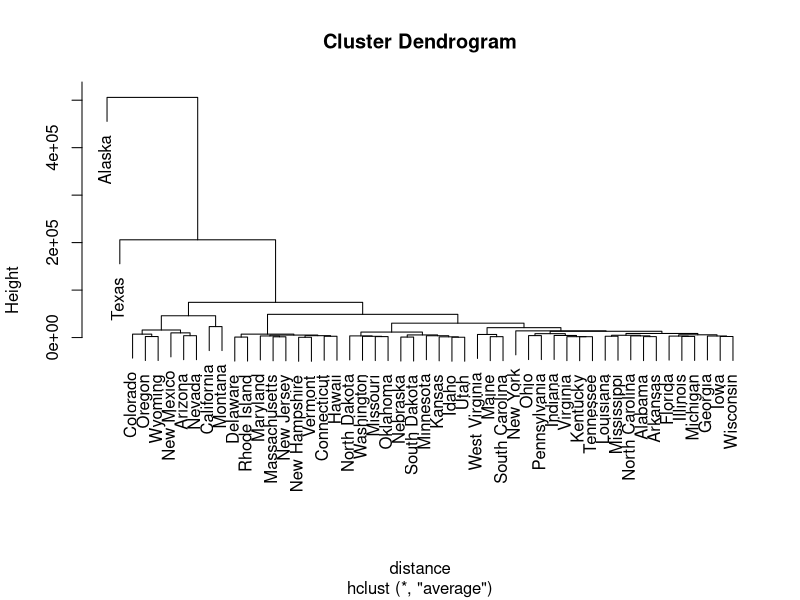
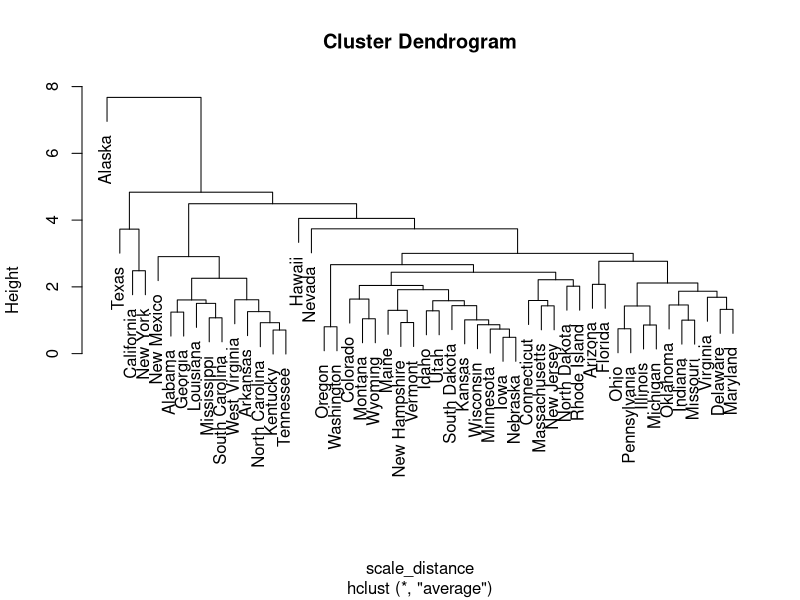
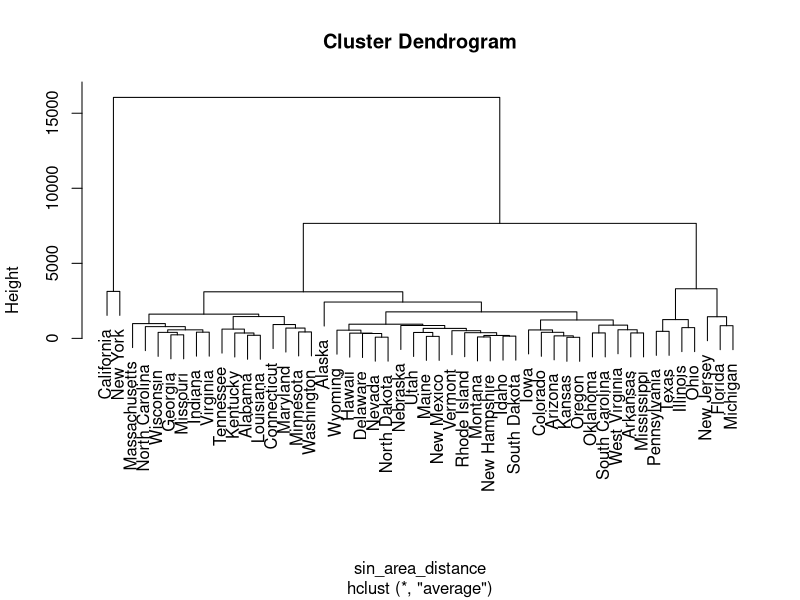
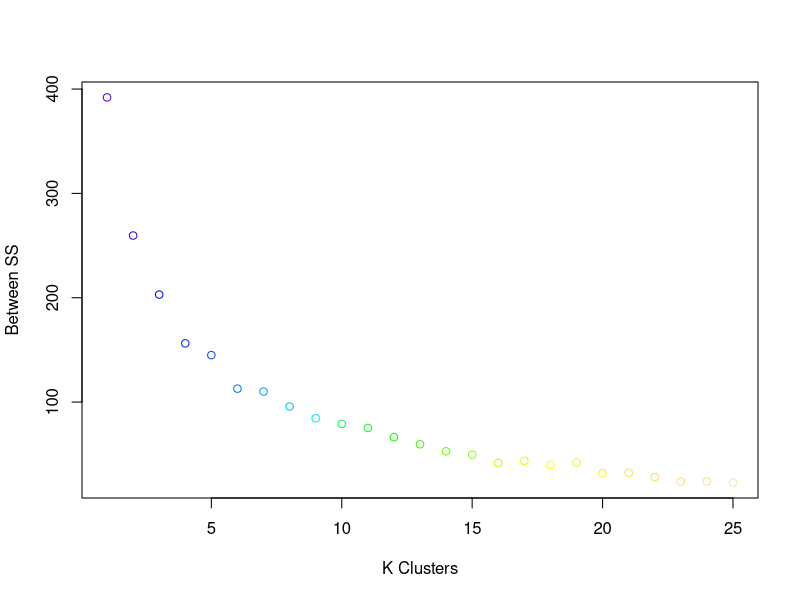
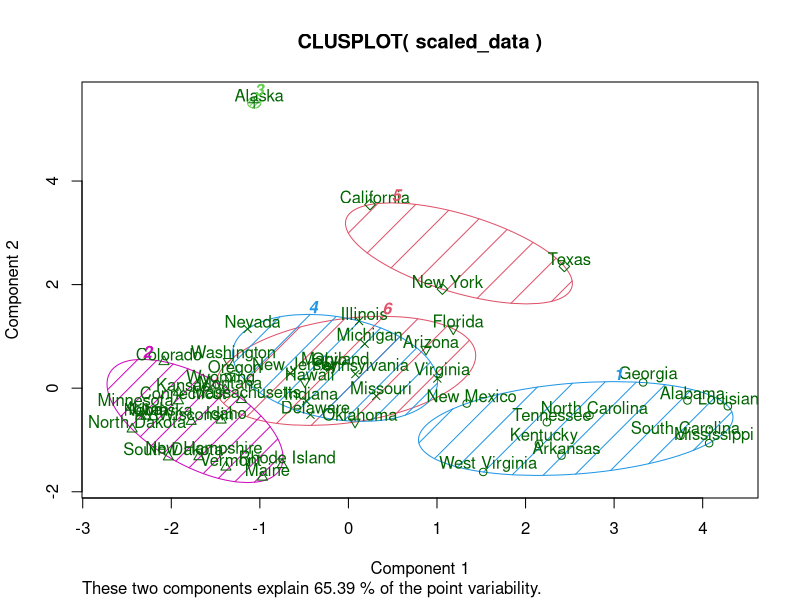

Generate these figures, in order, with R:
## ---- chunk 1
knitr::opts_chunk$set(echo = TRUE)
library(tidyverse)
library(cluster)
## ---- chunk 2
# get data
states_data <- state.x77
## ---- chunk 3
# Compute distance matrix
distance = dist(as.matrix(states_data))

# Perform Clustering
hc <- hclust(distance, method = "average")

# plot
plot(hc)
## ---- chunk 4
# Normalized Data
scaled_data <- scale(states_data)

# Scaled Data Distance
scale_distance <- dist(as.matrix(scaled_data))

# Clustering with Normalized data
scale_cluster <- hclust(scale_distance, method = "average")

# plot
plot(scale_cluster)
## ---- chunk 5
# Take area away
st_data <- data.frame(states_data) # matrix to DF
states <- st_data %>% 
  select(-Area)

states <- as.matrix(states) # convert back to matrix

# Distance
sin_area_distance = dist(as.matrix(states))

# Clustering
sin_area_clusters <- hclust(sin_area_distance, method = "average")

# Plot
plot(sin_area_clusters)

## ---- chunk 6
# get clusters using normalized data
clusters = kmeans(scaled_data, 3)
(clusters)
## ---- chunk 7
table <- NULL

for (k in 1:25){
  clusters_for <- kmeans(scaled_data, k)
  table[k] <- sum(clusters_for$withinss)
}

plot(table, col = topo.colors(25),
     ylab = "Between SS",
     xlab = "K Clusters")
## ---- chunk 8
clusters = kmeans(scaled_data, 6)
(clusters)
## ---- chunk 9
clusplot(scaled_data, clusters$cluster, color=TRUE, shade=TRUE, labels=2, lines=0)
